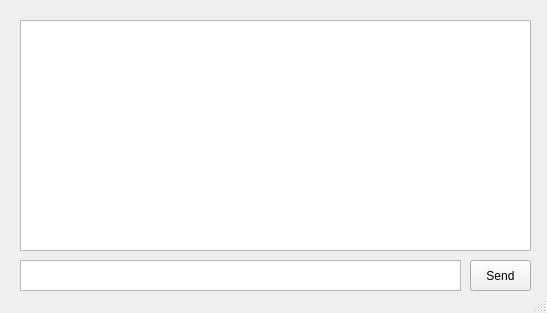
<?xml version="1.0" encoding="UTF-8"?>
<ui version="4.0">
 <class>MainWindow</class>
 <widget class="QMainWindow" name="MainWindow">
  <property name="geometry">
   <rect>
    <x>0</x>
    <y>0</y>
    <width>547</width>
    <height>313</height>
   </rect>
  </property>
  <property name="windowTitle">
   <string>MainWindow</string>
  </property>
  <widget class="QWidget" name="centralwidget">
   <widget class="QPushButton" name="sendBtn">
    <property name="geometry">
     <rect>
      <x>470</x>
      <y>260</y>
      <width>61</width>
      <height>31</height>
     </rect>
    </property>
    <property name="text">
     <string>Send</string>
    </property>
   </widget>
   <widget class="QTextEdit" name="msgEdit">
    <property name="geometry">
     <rect>
      <x>20</x>
      <y>260</y>
      <width>441</width>
      <height>31</height>
     </rect>
    </property>
   </widget>
   <widget class="QListView" name="chatView">
    <property name="geometry">
     <rect>
      <x>20</x>
      <y>20</y>
      <width>511</width>
      <height>231</height>
     </rect>
    </property>
   </widget>
  </widget>
  <widget class="QStatusBar" name="statusbar"/>
 </widget>
 <resources/>
 <connections/>
</ui>
